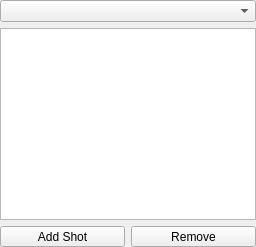
         <widget class="QFrame" name="shotList_frame">
          <property name="sizePolicy">
           <sizepolicy hsizetype="Maximum" vsizetype="Preferred">
            <horstretch>0</horstretch>
            <verstretch>0</verstretch>
           </sizepolicy>
          </property>
          <property name="frameShape">
           <enum>QFrame::NoFrame</enum>
          </property>
          <layout class="QVBoxLayout" name="verticalLayout_6">
           <property name="margin">
            <number>0</number>
           </property>
           <item>
            <widget class="QComboBox" name="jobSelect_comboBox"/>
           </item>
           <item>
            <widget class="QListWidget" name="shots_listWidget">
             <property name="alternatingRowColors">
              <bool>true</bool>
             </property>
             <property name="selectionMode">
              <enum>QAbstractItemView::ExtendedSelection</enum>
             </property>
            </widget>
           </item>
           <item>
            <layout class="QHBoxLayout" name="shotButtons_horizontalLayout">
             <item>
              <widget class="QToolButton" name="shotAdd_toolButton">
               <property name="sizePolicy">
                <sizepolicy hsizetype="Expanding" vsizetype="Fixed">
                 <horstretch>0</horstretch>
                 <verstretch>0</verstretch>
                </sizepolicy>
               </property>
               <property name="text">
                <string>Add Shot</string>
               </property>
               <property name="icon">
                <iconset resource="../../ui/rsc.qrc">
                 <normaloff>:/rsc/rsc/icon_add.png</normaloff>
                 <disabledoff>:/rsc/rsc/icon_add_disabled.png</disabledoff>:/rsc/rsc/icon_add.png</iconset>
               </property>
               <property name="iconSize">
                <size>
                 <width>32</width>
                 <height>32</height>
                </size>
               </property>
               <property name="toolButtonStyle">
                <enum>Qt::ToolButtonTextUnderIcon</enum>
               </property>
              </widget>
             </item>
             <item>
              <widget class="QToolButton" name="shotDelete_toolButton">
               <property name="sizePolicy">
                <sizepolicy hsizetype="Expanding" vsizetype="Fixed">
                 <horstretch>0</horstretch>
                 <verstretch>0</verstretch>
                </sizepolicy>
               </property>
               <property name="text">
                <string>Remove</string>
               </property>
               <property name="icon">
                <iconset resource="../../ui/rsc.qrc">
                 <normaloff>:/rsc/rsc/icon_delete.png</normaloff>
                 <disabledoff>:/rsc/rsc/icon_delete_disabled.png</disabledoff>:/rsc/rsc/icon_delete.png</iconset>
               </property>
               <property name="iconSize">
                <size>
                 <width>32</width>
                 <height>32</height>
                </size>
               </property>
               <property name="toolButtonStyle">
                <enum>Qt::ToolButtonTextUnderIcon</enum>
               </property>
              </widget>
             </item>
            </layout>
           </item>
          </layout>
         </widget>
